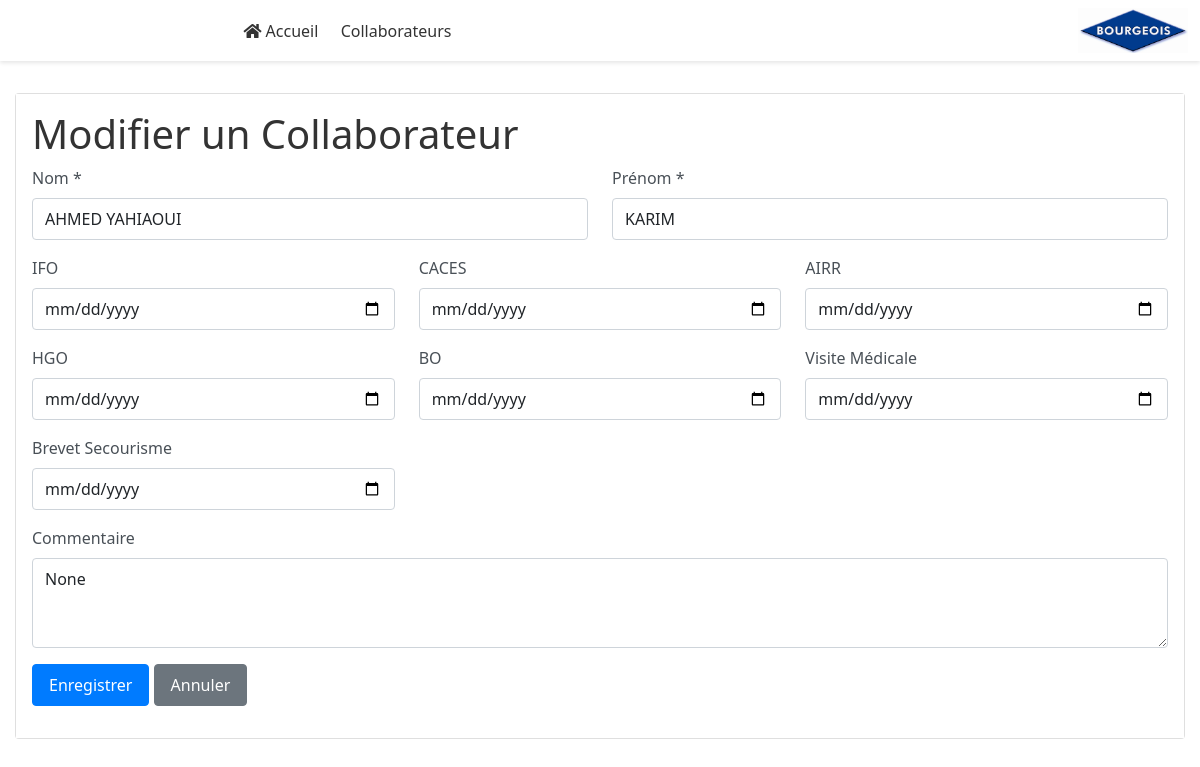
Page /collaborateurs/edit/1 on the committed database.
### src/models.py (models this page shows, shortened)
class Base(DeclarativeBase):
    pass

class Collaborateur(Base):
    __tablename__ = "collaborateurs"
    id: Mapped[int] = mapped_column(primary_key=True, index=True)
    nom: Mapped[str] = mapped_column(String, nullable=False)
    prenom: Mapped[str] = mapped_column(String, nullable=False)
    ifo: Mapped[Optional[datetime.date]] = mapped_column(Date, nullable=True)
    caces: Mapped[Optional[datetime.date]] = mapped_column(Date, nullable=True)
    airr: Mapped[Optional[datetime.date]] = mapped_column(Date, nullable=True)
    hgo: Mapped[Optional[datetime.date]] = mapped_column(Date, nullable=True)
    bo: Mapped[Optional[datetime.date]] = mapped_column(Date, nullable=True)
    visite_med: Mapped[Optional[datetime.date]] = mapped_column(Date, nullable=True)
    brevet_secour: Mapped[Optional[datetime.date]] = mapped_column(Date, nullable=True)
    commentaire: Mapped[Optional[str]] = mapped_column(Text, nullable=True)

### src/app.py (the view, shortened to what this page needs)
@app.route("/collaborateurs/edit/<int:id>", methods=["GET", "POST"])
def edit_collaborateur(id):
    db = next(get_db())
    collaborateur = get_collaborateur(db, id)
    return render_template("edit_collaborateur.html", collaborateur=collaborateur)

### src/crud.py (called while the page is built)
def get_collaborateur(
    db: Session, collaborateur_id: int
) -> Optional[Collaborateur]:
    return db.query(Collaborateur).filter(Collaborateur.id == collaborateur_id).first()

### src/database.py (called while the page is built)
def get_db():
    logger.info("Getting database connection")
    db = SessionLocal()
    try:
        yield db
    finally:
        logger.info("Closing database connection")
        db.close()

### templates/edit_collaborateur.html (shortened to what this page needs)
{% extends "base.html" %}
{% block content %}
<div class="container mt-4">
    <div class="card">
        <div class="card-body">
            <h1>Modifier un Collaborateur</h1>
            <form method="POST" action="{{ url_for('edit_collaborateur', id=collaborateur.id) }}">
                <div class="row">
                    <div class="col-md-6 mb-3">
                        <label for="nom" class="form-label">Nom *</label>
                        <input type="text" class="form-control" id="nom" name="nom" value="{{ collaborateur.nom }}" required>
                    </div>
                    <div class="col-md-6 mb-3">
                        <label for="prenom" class="form-label">Prénom *</label>
                        <input type="text" class="form-control" id="prenom" name="prenom" value="{{ collaborateur.prenom }}" required>
                    </div>
                </div>
                <div class="row">
                    <div class="col-md-4 mb-3">
                        <label for="ifo" class="form-label">IFO</label>
                        <input type="date" class="form-control" id="ifo" name="ifo" value="{{ collaborateur.ifo.strftime('%Y-%m-%d') if collaborateur.ifo }}">
                    </div>
                    <div class="col-md-4 mb-3">
                        <label for="caces" class="form-label">CACES</label>
                        <input type="date" class="form-control" id="caces" name="caces" value="{{ collaborateur.caces.strftime('%Y-%m-%d') if collaborateur.caces }}">
                    </div>
                    <div class="col-md-4 mb-3">
                        <label for="airr" class="form-label">AIRR</label>
                        <input type="date" class="form-control" id="airr" name="airr" value="{{ collaborateur.airr.strftime('%Y-%m-%d') if collaborateur.airr }}">
                    </div>
                </div>
                <div class="row">
                    <div class="col-md-4 mb-3">
                        <label for="hgo" class="form-label">HGO</label>
                        <input type="date" class="form-control" id="hgo" name="hgo" value="{{ collaborateur.hgo.strftime('%Y-%m-%d') if collaborateur.hgo }}">
                    </div>
                    <div class="col-md-4 mb-3">
                        <label for="bo" class="form-label">BO</label>
                        <input type="date" class="form-control" id="bo" name="bo" value="{{ collaborateur.bo.strftime('%Y-%m-%d') if collaborateur.bo }}">
                    </div>
                    <div class="col-md-4 mb-3">
                        <label for="visite_med" class="form-label">Visite Médicale</label>
                        <input type="date" class="form-control" id="visite_med" name="visite_med" value="{{ collaborateur.visite_med.strftime('%Y-%m-%d') if collaborateur.visite_med }}">
                    </div>
                </div>
                <div class="row">
                    <div class="col-md-4 mb-3">
                        <label for="brevet_secour" class="form-label">Brevet Secourisme</label>
                        <input type="date" class="form-control" id="brevet_secour" name="brevet_secour" value="{{ collaborateur.brevet_secour.strftime('%Y-%m-%d') if collaborateur.brevet_secour }}">
                    </div>
                </div>
                <div class="mb-3">
                    <label for="commentaire" class="form-label">Commentaire</label>
                    <textarea class="form-control" id="commentaire" name="commentaire" rows="3">{{ collaborateur.commentaire }}</textarea>
                </div>
                <div class="mb-3">
                    <button type="submit" class="btn btn-primary">Enregistrer</button>
                    <a href="{{ url_for('index_collaborateurs') }}" class="btn btn-secondary">Annuler</a>
                </div>
            </form>
        </div>
    </div>
</div>
{% endblock %}

### static/styles.css (style rules this page uses)
body { font-family: 'Segoe UI', Arial, sans-serif; margin: 0; padding: 0; background-color: #ffffff; color: #333; }
.container { max-width: 1200px; padding: 0 15px; }
.card-body { background-color: #ffffff; }
.form-control { border-radius: 4px; border: 1px solid #ced4da; padding: 0.5rem 0.75rem; }
.form-label { font-weight: 500; color: #495057; }
.btn { font-weight: 500; padding: 0.5rem 1rem; border-radius: 4px; transition: all 0.3s ease; }
.btn-primary { background-color: #007bff; border-color: #007bff; }
.mt-4 { margin-top: 1.5rem !important; }

### templates/edit_collaborateur.html (style rules this page uses)
body { background: none !important; background-color: white !important; background-image: none !important; }
.container { background-color: white !important; }
.card { background-color: white !important; }

### rows in the picture
Collaborateur: nom "AHMED YAHIAOUI", prenom "KARIM", commentaire "None"
